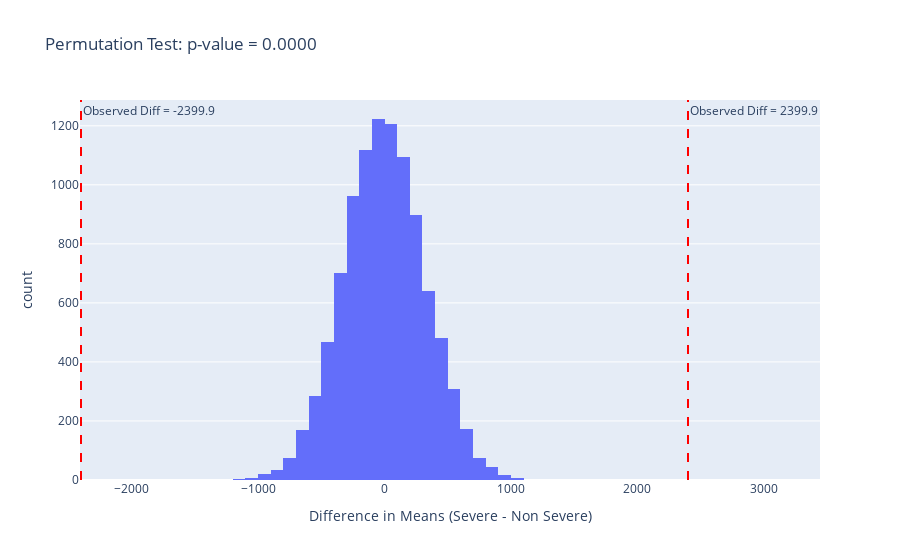

Notebook code cell kept with this figure:
### Code cell
df = pd.DataFrame({'diffs': perm_diffs})

fig = px.histogram(df, x = 'diffs', nbins = 50, title = f'Permutation Test: p-value = {p_val:.4f}',
                   labels = {'diffs': 'Difference in Means (Severe - Non Severe)'})

# Add vertical lines for observed_diff and -observed_diff
fig.add_vline(x = observed_diff, line_dash = "dash", line_color = "red", annotation_text=f'Observed Diff = {observed_diff:.1f}', annotation_position = 'top right')
fig.add_vline(x = -observed_diff, line_dash = "dash", line_color = "red", annotation_text=f'Observed Diff = -{observed_diff:.1f}', annotation_position = 'top right')

fig.show()

### Figure 1 — Plotly figure (JSON) as saved in the notebook; plotly's stock layout.template omitted (floating-point values rounded to 4 significant figures; data arrays with more than 128 entries replaced by an {"elided": "..."} marker saying what was removed)
{"data": [{"alignmentgroup": "True", "bingroup": "x", "hovertemplate": "Difference in Means (Severe - Non Severe)=%{x}<br>count=%{y}<extra></extra>", "legendgroup": "", "marker": {"color": "#636efa", "pattern": {"shape": ""}}, "name": "", "nbinsx": 50, "offsetgroup": "", "orientation": "v", "showlegend": false, "type": "histogram", "x": {"elided": "10000 float values"}, "xaxis": "x", "yaxis": "y"}], "layout": {"annotations": [{"showarrow": false, "text": "Observed Diff = 2399.9", "x": 2400.0, "xanchor": "left", "xref": "x", "y": 1, "yanchor": "top", "yref": "y domain"}, {"showarrow": false, "text": "Observed Diff = -2399.9", "x": -2400.0, "xanchor": "left", "xref": "x", "y": 1, "yanchor": "top", "yref": "y domain"}], "barmode": "relative", "legend": {"tracegroupgap": 0}, "shapes": [{"line": {"color": "red", "dash": "dash"}, "type": "line", "x0": 2400.0, "x1": 2400.0, "xref": "x", "y0": 0, "y1": 1, "yref": "y domain"}, {"line": {"color": "red", "dash": "dash"}, "type": "line", "x0": -2400.0, "x1": -2400.0, "xref": "x", "y0": 0, "y1": 1, "yref": "y domain"}], "title": {"text": "Permutation Test: p-value = 0.0000"}, "xaxis": {"anchor": "y", "domain": [0, 1], "title": {"text": "Difference in Means (Severe - Non Severe)"}}, "yaxis": {"anchor": "x", "domain": [0, 1], "title": {"text": "count"}}}}
